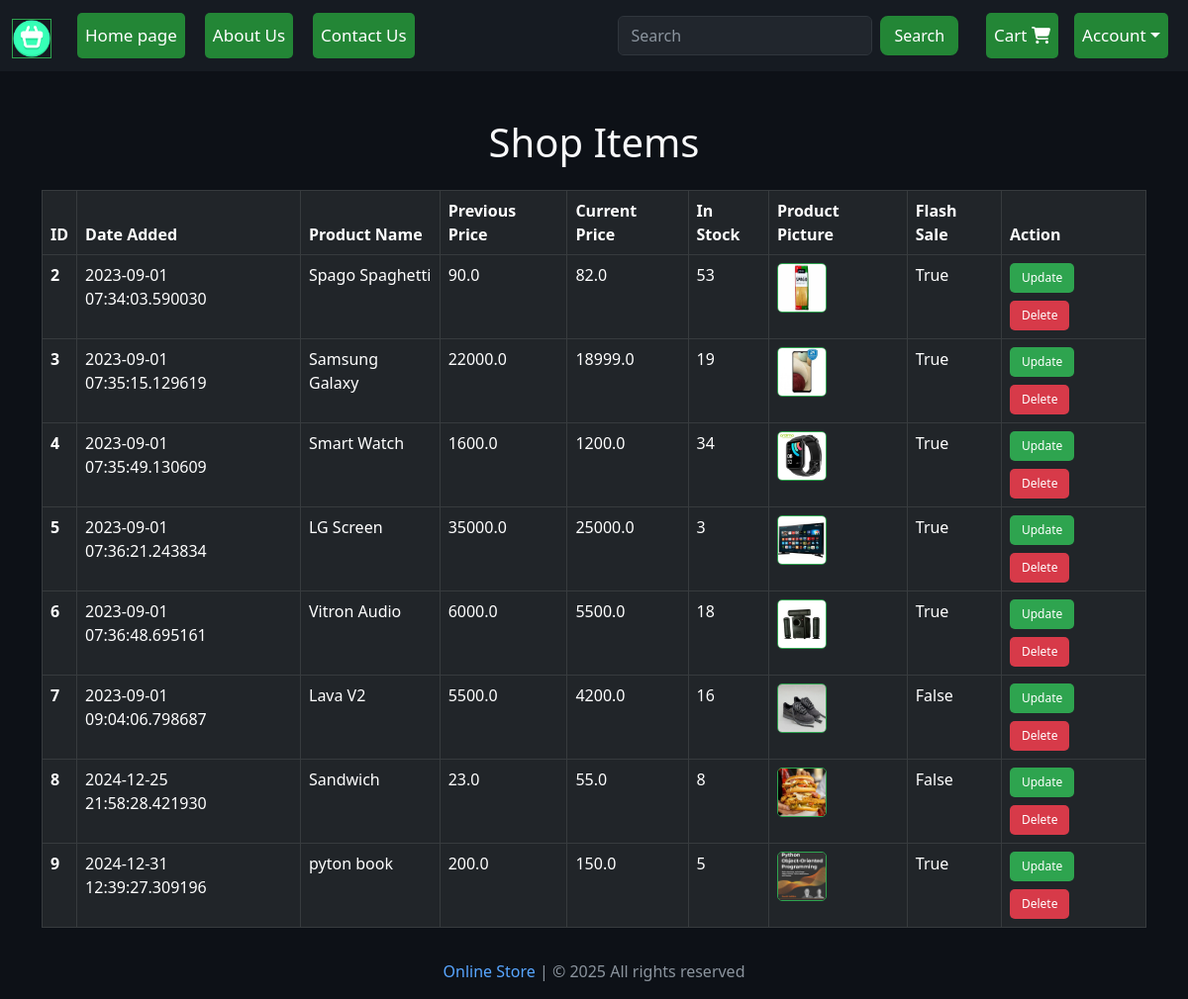
The page /shop-items (signed in) on the database its author committed.
### website/models.py (models this page shows, shortened)
class Product(db.Model):
    id = db.Column(db.Integer, primary_key=True)
    product_name = db.Column(db.String(100), nullable=False)
    current_price = db.Column(db.Float, nullable=False)
    previous_price = db.Column(db.Float, nullable=False)
    in_stock = db.Column(db.Integer, nullable=False)
    product_picture = db.Column(db.String(1000), nullable=False)
    flash_sale = db.Column(db.Boolean, default=False)
    date_added = db.Column(db.DateTime, default=datetime.utcnow)
    carts = db.relationship('Cart', backref=db.backref('product', lazy=True))
    orders = db.relationship('Order', backref=db.backref('product', lazy=True))

### website/admin.py (the view)
@admin.route('/shop-items', methods=['GET', 'POST'])
@login_required
def shop_items():
    if current_user.id == 1:
        items = Product.query.order_by(Product.date_added).all()
        return render_template('shop_items.html', items=items)
    return render_template('404.html')

### website/__init__.py (called while the page is built)
def create_app():
    app = Flask(__name__)
    app.config['SECRET_KEY'] = 'hbnwdvbn ajnbsjn ahe'
    app.config['SQLALCHEMY_DATABASE_URI'] = f'sqlite:///{DB_NAME}'
    db.init_app(app)
    @app.errorhandler(404)
    def page_not_found(error):
        return render_template('404.html')
    login_manager = LoginManager()
    login_manager.init_app(app)
    login_manager.login_view = 'auth.login'
    @login_manager.user_loader
    def load_user(id):
        return Customer.query.get(int(id))
    from .views import views
    from .auth import auth
    from .admin import admin
    from .models import Customer, Cart, Product, Order
    app.register_blueprint(views, url_prefix='/') # localhost:5000/about-us
    app.register_blueprint(auth, url_prefix='/') # localhost:5000/auth/change-password
    app.register_blueprint(admin, url_prefix='/')
    return app

### website/templates/shop_items.html (shortened to what this page needs)
{% extends 'base.html' %}
{% block body %}
<div class="container mt-5">
    <h1 class="text-center text-light mb-4">Shop Items</h1>
    {% if items | length < 1 %}
        <h3 class="text-center text-light">No Shop Items</h3>
    {% else %}
        <table class="table table-dark table-hover table-bordered">
            <thead class="thead-light">
                <tr>
                    <th scope="col">ID</th>
                    <th scope="col">Date Added</th>
                    <th scope="col">Product Name</th>
                    <th scope="col">Previous Price</th>
                    <th scope="col">Current Price</th>
                    <th scope="col">In Stock</th>
                    <th scope="col">Product Picture</th>
                    <th scope="col">Flash Sale</th>
                    <th scope="col">Action</th>
                </tr>
            </thead>
            <tbody>
                {% for item in items %}
                <tr>
                    <th scope="row">{{ item.id }}</th>
                    <td>{{ item.date_added }}</td>
                    <td>{{ item.product_name }}</td>
                    <td>{{ item.previous_price }}</td>
                    <td>{{ item.current_price }}</td>
                    <td>{{ item.in_stock }}</td>
                    <td>
                        <img src="{{ item.product_picture }}" alt="Product Image"
                             style="height: 50px; width: 50px; border-radius: 5px; object-fit: cover;">
                    </td>
                    <td>{{ item.flash_sale }}</td>
                    <td>
                        <a href="/update-item/{{ item.id }}" class="btn btn-custom btn-sm">Update</a>
                        <a href="/delete-item/{{ item.id }}" class="btn btn-danger btn-sm mt-2">Delete</a>
                    </td>
                </tr>
                {% endfor %}
            </tbody>
        </table>
    {% endif %}
</div>
{% endblock %}

### website/templates/base.html (style rules this page uses)
body { background-color: #0d1117; color: #c9d1d9; }
.btn { background-color: #238636; color: white; border: none; }

### website/templates/shop_items.html (style rules this page uses)
.btn-custom { background-color: #2ea44f; color: #fff; border: none; padding: 6px 12px; font-size: 12px; text-align: center; text-decoration: none; border-radius: 5px; transition: background-color 0.3s ease; }
.btn-danger { background-color: #d73a49; color: #fff; border: none; padding: 6px 12px; font-size: 12px; border-radius: 5px; transition: background-color 0.3s ease; }
img { border: 1px solid #2ea44f; }
thead { background-color: #3c3c3c; }

### rows shown on the page
Product: id "2", date_added "2023-09-01 07:34:03.590030", product_name "Spago Spaghetti", previous_price "90.0", current_price "82.0", in_stock "53", product_picture (picture), flash_sale "True"
Product: id "3", date_added "2023-09-01 07:35:15.129619", product_name "Samsung Galaxy", previous_price "22000.0", current_price "18999.0", in_stock "19", product_picture (picture), flash_sale "True"
Product: id "4", date_added "2023-09-01 07:35:49.130609", product_name "Smart Watch", previous_price "1600.0", current_price "1200.0", in_stock "34", product_picture (picture), flash_sale "True"
Product: id "5", date_added "2023-09-01 07:36:21.243834", product_name "LG Screen", previous_price "35000.0", current_price "25000.0", in_stock "3", product_picture (picture), flash_sale "True"
Product: id "6", date_added "2023-09-01 07:36:48.695161", product_name "Vitron Audio", previous_price "6000.0", current_price "5500.0", in_stock "18", product_picture (picture), flash_sale "True"
Product: id "7", date_added "2023-09-01 09:04:06.798687", product_name "Lava V2", previous_price "5500.0", current_price "4200.0", in_stock "16", product_picture (picture), flash_sale "False"
Product: id "8", date_added "2024-12-25 21:58:28.421930", product_name "Sandwich", previous_price "23.0", current_price "55.0", in_stock "8", product_picture (picture), flash_sale "False"
Product: id "9", date_added "2024-12-31 12:39:27.309196", product_name "pyton book", previous_price "200.0", current_price "150.0", in_stock "5", product_picture (picture), flash_sale "True"
